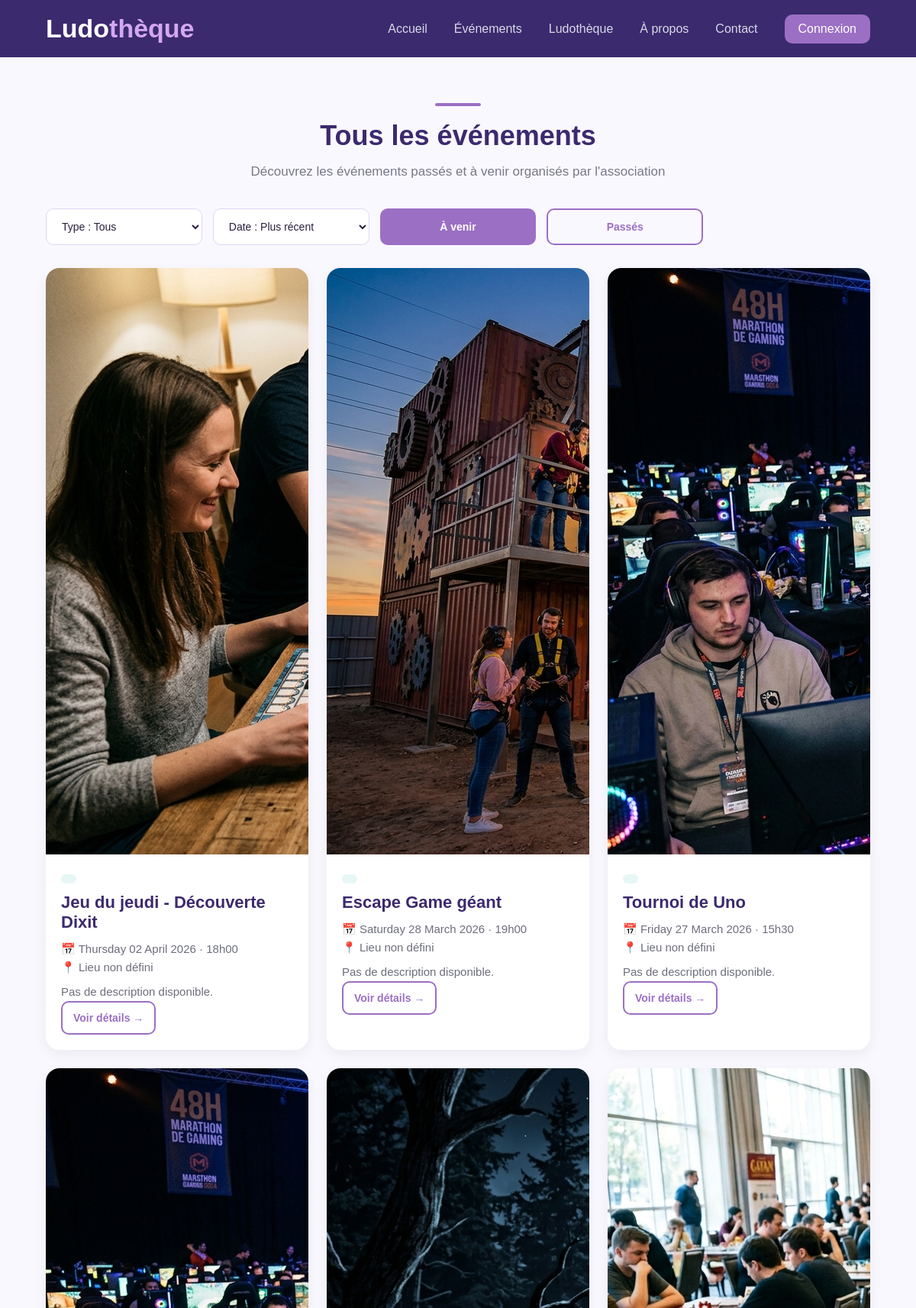
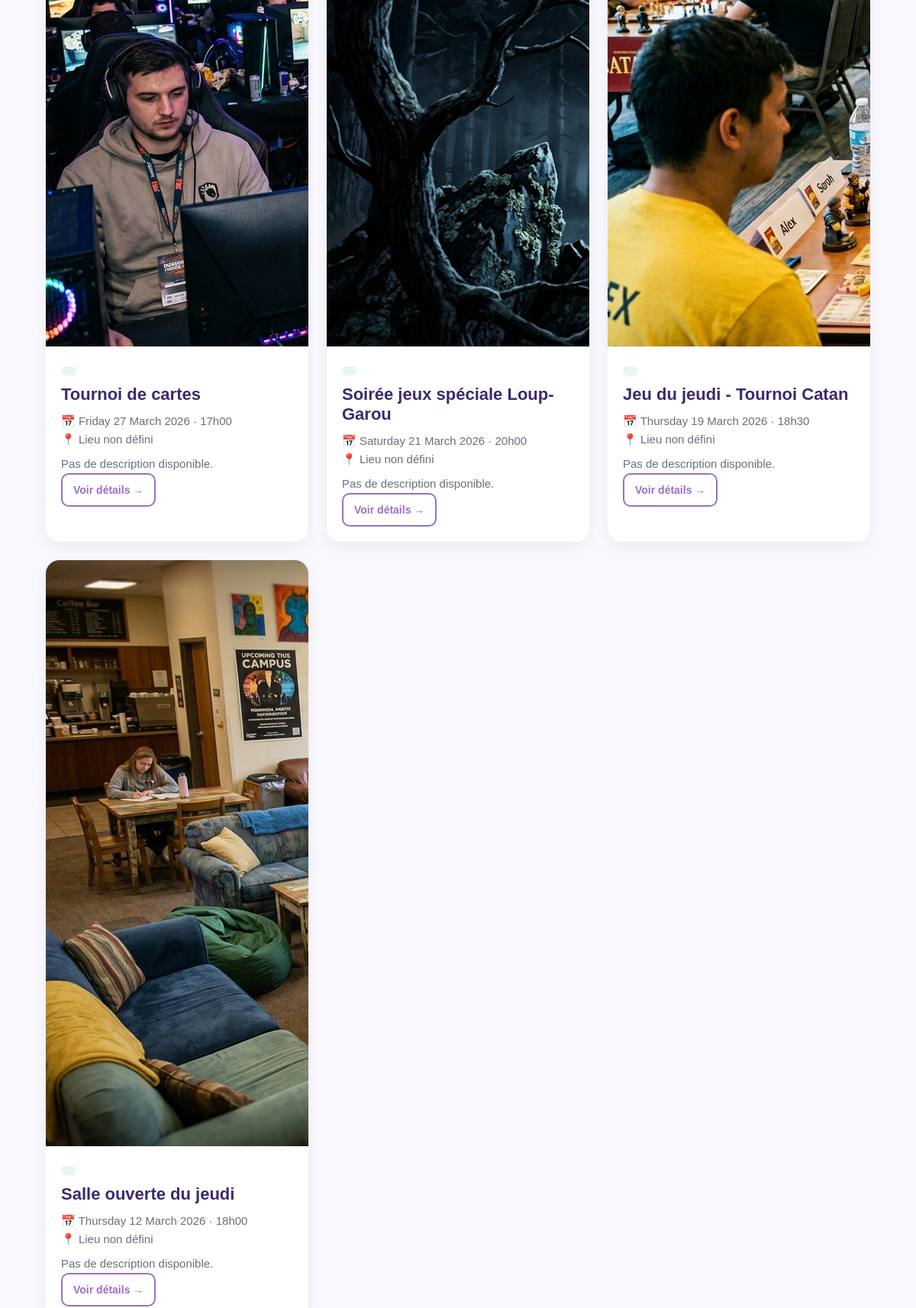
/evenement-detail.php (upper part), run on the app's committed database (2 pictures, top to bottom).
### tables this page shows
CREATE TABLE IF NOT EXISTS `evenement` (
  `id_evenement` int NOT NULL AUTO_INCREMENT,
  `titre` varchar(150) DEFAULT NULL,
  `image` varchar(255) DEFAULT 'default.jpg',
  `date_evenement` date DEFAULT NULL,
  `heure_evenement` time DEFAULT NULL,
  `lieu` varchar(150) DEFAULT NULL,
  `description` text,
  `categorie` varchar(100) DEFAULT NULL,
  PRIMARY KEY (`id_evenement`)
);

### evenement-detail.php (the view, shortened to what this page needs)
<?php
$host = "localhost";
$dbname = "ludotheque";
$username = "root";
$password = "";
try {
    $pdo = new PDO("mysql:host=$host;dbname=$dbname;charset=utf8mb4", $username, $password);
    $pdo->setAttribute(PDO::ATTR_ERRMODE, PDO::ERRMODE_EXCEPTION);
} catch (PDOException $e) {
    die("Erreur de connexion : " . $e->getMessage());
}
$stmt = $pdo->query("SELECT * FROM evenement ORDER BY date_evenement ASC");
$evenements = $stmt->fetchAll(PDO::FETCH_ASSOC);
include "includes/header.php";
?>
<main>
  <section class="section">
    <div class="section-divider"></div>
    <h2 class="section-title">Tous les événements</h2>
    <p class="section-subtitle">Découvrez les événements passés et à venir organisés par l'association</p>
    <div class="filters">
      <select id="filter-type" class="filter-select">
        <option value="">Type : Tous</option>
      </select>
      <select id="filter-date" class="filter-select">
        <option value="recent">Date : Plus récent</option>
      </select>
      <button id="filter-upcoming" class="btn btn-primary btn-sm">À venir</button>
      <button id="filter-past" class="btn btn-outline btn-sm">Passés</button>
    </div>
    <div class="grid grid-3" id="events-grid">
      <?php foreach ($evenements as $event):
          $badgeClass = 'badge-teal';
          $heure = date("H\hi", strtotime($event['heure_evenement']));
          $dateAffichage = strftime("%A %d %B %Y", strtotime($event['date_evenement']));
      ?>
      <div class="card"
           data-type="<?php echo htmlspecialchars($event['type']); ?>"
           data-date="<?php echo $event['date_evenement']; ?>">
        <div class="card-img-placeholder">
          <img src="assets/img/<?php echo htmlspecialchars($event['image']); ?>"
               alt="<?php echo htmlspecialchars($event['titre']); ?>">
        </div>
        <div class="card-body">
          <span class="badge <?php echo $badgeClass; ?>">
          </span>
          <h3 class="card-title" style="margin-top:8px">
            <?php echo htmlspecialchars($event['titre']); ?>
          </h3>
          <p class="card-meta">📅 <?php echo ucwords($dateAffichage); ?> · <?php echo $heure; ?></p>
          <p class="card-meta">📍 <?php echo htmlspecialchars($event['lieu_evenement'] ?? 'Lieu non défini'); ?></p>
          <p class="card-meta" style="margin-top:8px">
            <?php echo htmlspecialchars($event['description_courte'] ?? 'Pas de description disponible.'); ?>
          </p>
          <a href="evenement-detail-v2.php?id=<?php echo $event['id_evenement']; ?>" class="btn btn-outline btn-sm">
            Voir détails →
          </a>
        </div>
      </div>
      <?php endforeach; ?>
    </div>
  </section>
</main>
<?php
include "includes/footer.php";
?>

### assets/css/style.css (style rules this page uses)
* { margin: 0; padding: 0; box-sizing: border-box; }
:root { --navy: #3b2a6e; --navy-light: #5a3e9b; --teal: #9b6fc4; --teal-dark: #7a52a8; --bg: #faf8ff; --white: #ffffff; --text: #2a1f3d; --text-light: #7c6f99; --border: #e0d5f5; --success-bg: #eaf8ee; --success-text: #247a3d; --success-border: #bce2c8; --error-bg: #fdeaea; --error-text: #a33; --error-border: #efc5c5; }
body { font-family: Arial, sans-serif; background: var(--bg); color: var(--text); }
a { text-decoration: none; color: inherit; }
button, input, select, textarea { font: inherit; }
.btn { display: inline-block; border-radius: 10px; padding: 14px 22px; font-size: 16px; font-weight: bold; transition: 0.3s; border: 2px solid transparent; cursor: pointer; }
.btn-primary { background: var(--teal); color: white; }
.btn-outline { background: transparent; color: var(--teal); border-color: var(--teal); }
.section { width: 90%; max-width: 1200px; margin: 0 auto; padding: 60px 0; }
.section-divider { width: 60px; height: 4px; background: var(--teal); border-radius: 999px; margin: 0 auto 18px; }
.section-title { text-align: center; font-size: 36px; color: #3b2a6e; margin-bottom: 12px; }
.section-subtitle { text-align: center; color: #77788a; font-size: 17px; margin-bottom: 35px; line-height: 1.6; }
.grid { display: grid; gap: 24px; }
.card { background: white; border-radius: 18px; overflow: hidden; box-shadow: 0 6px 18px rgba(0, 0, 0, 0.06); transition: 0.3s; }
.card-body { padding: 20px; }
.card-title { color: #3b2a6e; font-size: 22px; margin-bottom: 10px; }
.card-meta { color: #6d6e7d; line-height: 1.6; font-size: 15px; }
.badge { display: inline-block; font-size: 13px; font-weight: 700; padding: 6px 10px; border-radius: 999px; }
.badge-teal { background: #e7f7f6; color: #9b6fc4; }
.filters { display: grid; grid-template-columns: repeat(5, 1fr); gap: 14px; margin-bottom: 30px; }
.filter-select { width: 100%; padding: 14px 16px; border: 1px solid var(--border); border-radius: 10px; background: white; color: var(--text); outline: none; font-size: 14px; }
.grid-3 { grid-template-columns: repeat(3, 1fr); }
.btn-sm { padding: 12px 14px; font-size: 14px; }

### data on the page
evenement: image (picture), titre "Salle ouverte du jeudi", date_evenement "Thursday 12 March 2026", heure_evenement "18h00", lieu_evenement "Lieu non défini", description_courte "Pas de description disponible."
evenement: image (picture), titre "Jeu du jeudi - Tournoi Catan", date_evenement "Thursday 19 March 2026", heure_evenement "18h30", lieu_evenement "Lieu non défini", description_courte "Pas de description disponible."
evenement: image (picture), titre "Soirée jeux spéciale Loup-Garou", date_evenement "Saturday 21 March 2026", heure_evenement "20h00", lieu_evenement "Lieu non défini", description_courte "Pas de description disponible."
evenement: image (picture), titre "Tournoi de Uno", date_evenement "Friday 27 March 2026", heure_evenement "15h30", lieu_evenement "Lieu non défini", description_courte "Pas de description disponible."
evenement: image (picture), titre "Tournoi de cartes", date_evenement "Friday 27 March 2026", heure_evenement "17h00", lieu_evenement "Lieu non défini", description_courte "Pas de description disponible."
evenement: image (picture), titre "Escape Game géant", date_evenement "Saturday 28 March 2026", heure_evenement "19h00", lieu_evenement "Lieu non défini", description_courte "Pas de description disponible."
evenement: image (picture), titre "Jeu du jeudi - Découverte Dixit", date_evenement "Thursday 02 April 2026", heure_evenement "18h00", lieu_evenement "Lieu non défini", description_courte "Pas de description disponible."
